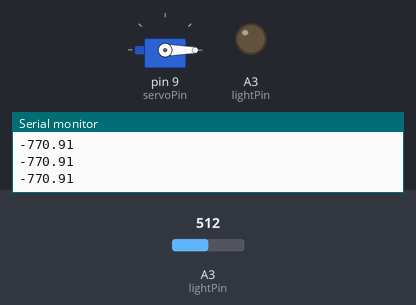
Bench run of a sketch on a simulated Arduino Uno, built with avr-gcc and run on an emulated ATmega328P. Shown: servo, output pins drawn as LEDs (lit = HIGH), the last lines printed to the serial monitor. The test bench sets the inputs (shaded band); at power-on: A3 (lightPin) = 512.

Above: at 1.2 s.
1.3 s: A3 (lightPin) set to 0
At 2.5 s:
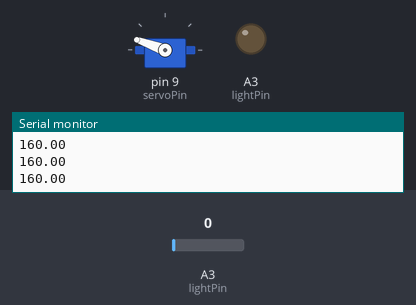
2.8 s: A3 (lightPin) set to 122
At 3.6 s:
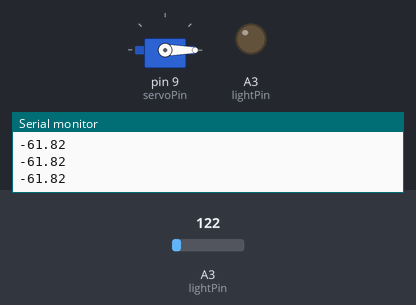
Timing chart, 0 to 5.8 s (numbered marks = the images above; inputs shaded):
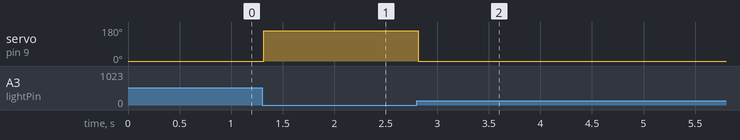

Measured:
- after the input at 1.3 s, servo on pin 9 (servoPin): 0° → 160° at once
- after the input at 2.8 s, servo on pin 9 (servoPin): 160° → 0° at once

The sketch:

30.Servos.ino
```cpp
// to use servo we use this
#include <Servo.h>

// C++ code
// in servoes red should be connect to 5 volts and brown to gnd and orange wire to digital pins

int servoPin = 9;
float servoPos = 165;
int lightPin = A3;
int Lightr;
String mes = "What angle you want (< 175)";
// function hai to object banaya
Servo myServo;
void setup(){
  Serial.begin(9600);
  // arduino ko servo se attch kiya
  myServo.attach(servoPin);
  pinMode(lightPin, OUTPUT);
}

void loop()
{
  //Serial.println(mes);
  //while(Serial.available() == 0){}
  //servoPos = Serial.parseInt(a);
  Lightr = analogRead(lightPin);
  Serial.println(servoPos);
  // vals - Lightr - 0 - 88(for online simulator, this can be change)
  //      - servo - 0 - 160
  // formula - ServoPos = -20/11*(Lightr - 88)
  servoPos = (-20./11.)*Lightr+160.;
  // ab iske ander jo bhi angle doge to utne pe ghum jaega
  // servo can't go beyoud angle 175
  myServo.write(servoPos);
}
```
